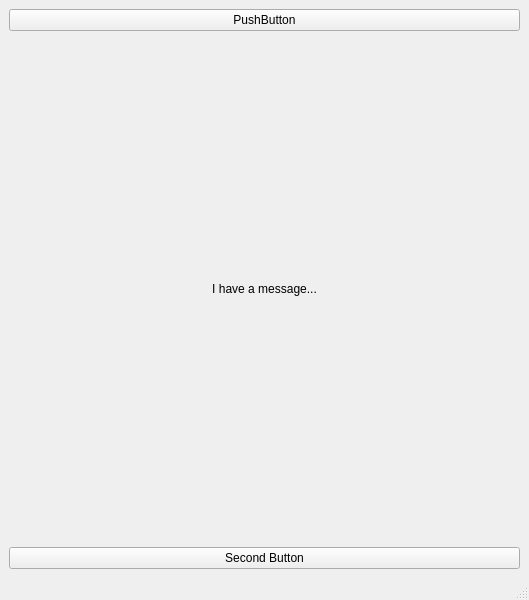
<?xml version="1.0" encoding="UTF-8"?>
<ui version="4.0">
 <class>MainWindow</class>
 <widget class="QMainWindow" name="MainWindow">
  <property name="geometry">
   <rect>
    <x>0</x>
    <y>0</y>
    <width>529</width>
    <height>600</height>
   </rect>
  </property>
  <property name="windowTitle">
   <string>MainWindow</string>
  </property>
  <widget class="QWidget" name="centralwidget">
   <layout class="QVBoxLayout" name="verticalLayout">
    <item>
     <widget class="QPushButton" name="pushButton">
      <property name="text">
       <string>PushButton</string>
      </property>
     </widget>
    </item>
    <item>
     <widget class="QLabel" name="labelMessage">
      <property name="text">
       <string>I have a message...</string>
      </property>
      <property name="alignment">
       <set>Qt::AlignmentFlag::AlignCenter</set>
      </property>
     </widget>
    </item>
    <item>
     <widget class="QPushButton" name="button2">
      <property name="text">
       <string>Second Button</string>
      </property>
     </widget>
    </item>
   </layout>
  </widget>
  <widget class="QMenuBar" name="menubar">
   <property name="geometry">
    <rect>
     <x>0</x>
     <y>0</y>
     <width>529</width>
     <height>17</height>
    </rect>
   </property>
  </widget>
  <widget class="QStatusBar" name="statusbar"/>
 </widget>
 <resources/>
 <connections/>
</ui>
